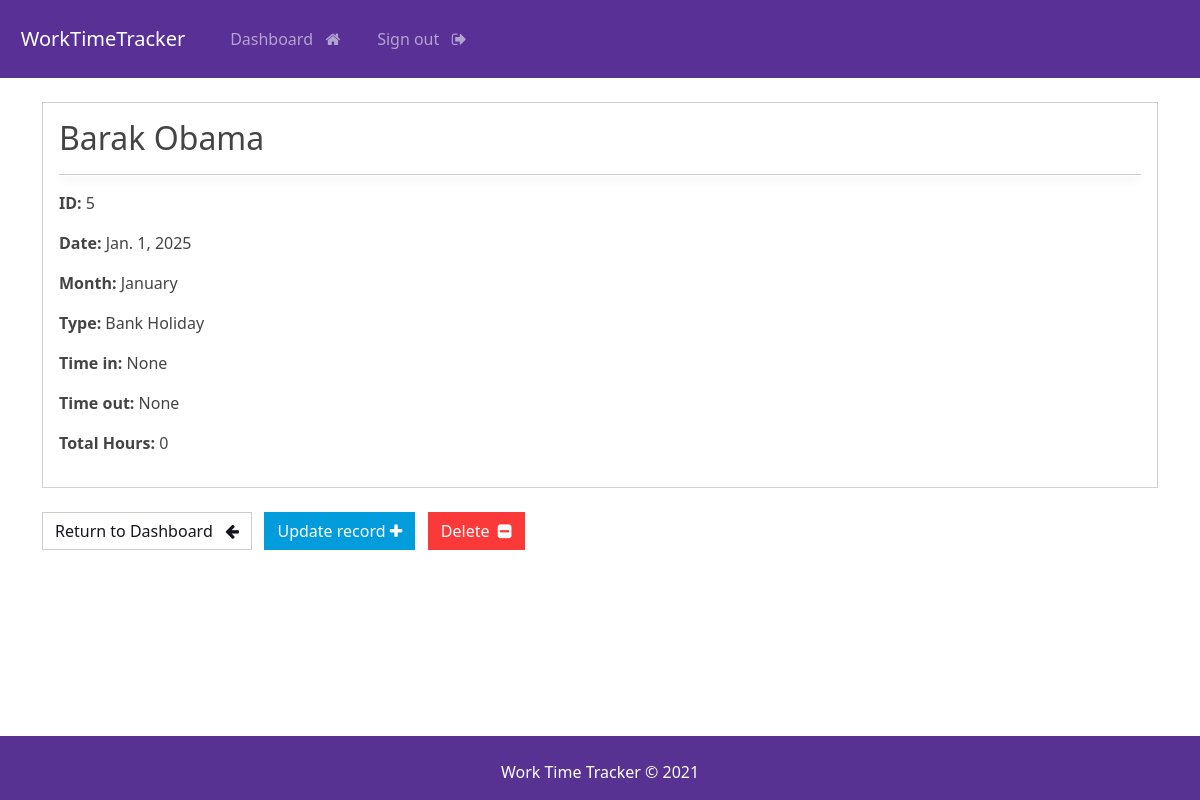
Page /view-record/5 (signed in) on the committed database.
### webapp/models.py (models this page shows, shortened)
class Workday(models.Model):
    user = models.ForeignKey(User, on_delete=models.CASCADE)
    WORKDAY_TYPE = [
        ('Work', 'Work'),
        ('Sick Leave', 'Sick Leave'),
        ('Annual Leave', 'Annual Leave'),
        ('Bank Holiday', 'Bank Holiday'),
    ]
    MONTH = [
        ('January', 'January'),
        ('February', 'February'),
        ('March', 'March'),
        ('April', 'April'),
        ('May', 'May'),
        ('June', 'June'),
        ('July', 'July'),
        ('August', 'August'),
        ('September', 'September'),
        ('October', 'October'),
        ('November', 'November'),
        ('December', 'December'),
    ]
    id = models.AutoField(primary_key=True)
    firstname = models.CharField(max_length=100)
    lastname = models.CharField(max_length=100)
    date = models.DateField()
    month = models.CharField(
        max_length=20,
        choices=MONTH,
        default=get_current_month,
    )
    workday_type = models.CharField(
        max_length=20,
        choices=WORKDAY_TYPE,
        default='Work',
    )
    time_in = models.TimeField(blank=True, null=True)
    time_out = models.TimeField(blank=True, null=True)
    @property
    def total_hours(self):
        if self.time_in and self.time_out:
            time_in_dt = datetime.combine(date.today(), self.time_in)
            time_out_dt = datetime.combine(date.today(), self.time_out)
            time_diff = time_out_dt - time_in_dt
            return time_diff.total_seconds() / 3600  # Convert seconds to hours
        return 0

### webapp/views.py (the view)
# urls.py: path('view-record/<str:pk>', views.singular_record, name='view-record'),
@login_required(login_url='login')
def singular_record(request, pk):
    if request.user.is_superuser:
        record = Workday.objects.filter(id=pk).first()  # Superuser can access any record
    else:
        record = Workday.objects.filter(user=request.user, id=pk).first()  # Regular user restriction
    if not record:
        messages.error(request, "You don't have permission to view this record.")
        return redirect('dashboard')
    context = {'record': record, 'page_title': 'View Record'}
    return render(request, 'webapp/view-record.html', context=context)

### webapp/templates/webapp/view-record.html (shortened to what this page needs)
{% extends 'webapp/base.html' %}
{% block content %}
<div class="card">
    <div class="card-body">
        <h2 class="user-name">
            {{record.firstname}}
            {{record.lastname}}
        </h2>
        <hr>
        <p> <strong> ID: </strong> {{record.id}} </p>
        <p> <strong> Date: </strong> {{record.date}} </p>
        <p> <strong> Month: </strong> {{record.month}} </p>
        <p> <strong> Type: </strong> {{record.workday_type}} </p>
        <p> <strong> Time in: </strong> {{record.time_in}} </p>
        <p> <strong> Time out: </strong> {{record.time_out}} </p>
        <p> <strong> Total Hours: </strong> {{record.total_hours}} </p>
    </div>
</div>
<br>
<a href="{% url 'dashboard' %}" class="btn btn-secondary"> Return to Dashboard &nbsp; <i class="fa fa-arrow-left"
        aria-hidden="true"></i> </a>
<a href="{% url 'update-record' record.id %}" class="btn btn-info"> Update record <i class="fa fa-plus"
        aria-hidden="true"></i> </a>
<a href="{% url 'delete-record' record.id %}" class="btn btn-danger">Delete &nbsp;<i class="fa fa-minus-square"
        aria-hidden="true"></i> </a>
{% endblock %}

### static/css/styles.css (style rules this page uses)
hr { box-shadow: 0 4px 10px rgba(0.8, 0.8, 0.8, 0.8); }
a { text-decoration: none; }

### rows in the picture
Workday: firstname "Barak", lastname "Obama", id "5", date "Jan. 1, 2025", month "January", workday_type "Bank Holiday", time_in "None", time_out "None", total_hours "0"
